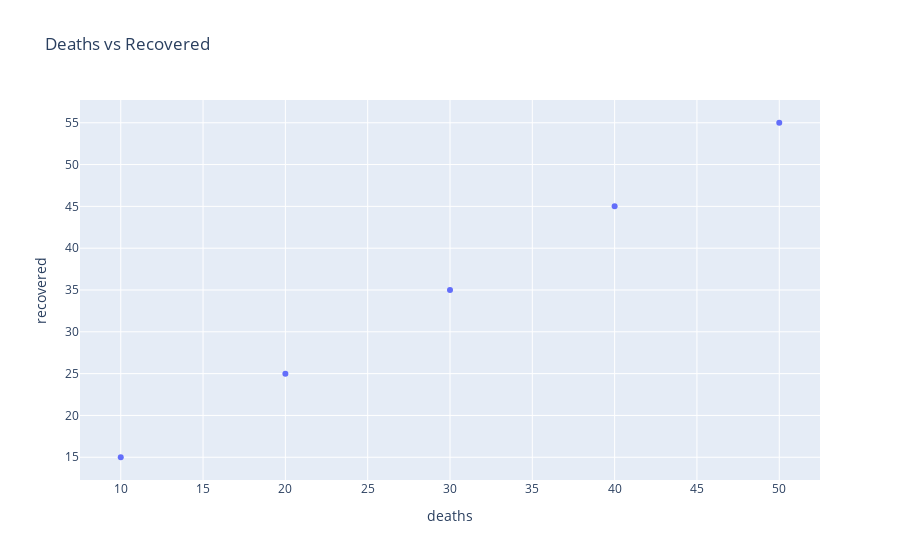

The notebook cell this image was saved under:
### Code cell
# Sample data as DataFrame
data = {
    "deaths": [10, 20, 30, 40, 50],
    "recovered": [15, 25, 35, 45, 55]
}
df = pd.DataFrame(data)

# Make scatter graph
fig = px.scatter(df, x="deaths", y="recovered", title="Deaths vs Recovered")
fig.show()

### Figure 1 — Plotly figure (JSON) as saved in the notebook; plotly's stock layout.template omitted (floating-point values rounded to 4 significant figures)
{"data": [{"hovertemplate": "deaths=%{x}<br>recovered=%{y}<extra></extra>", "legendgroup": "", "marker": {"color": "#636efa", "symbol": "circle"}, "mode": "markers", "name": "", "orientation": "v", "showlegend": false, "type": "scatter", "x": [10, 20, 30, 40, 50], "xaxis": "x", "y": [15, 25, 35, 45, 55], "yaxis": "y"}], "layout": {"legend": {"tracegroupgap": 0}, "title": {"text": "Deaths vs Recovered"}, "xaxis": {"anchor": "y", "domain": [0, 1], "title": {"text": "deaths"}}, "yaxis": {"anchor": "x", "domain": [0, 1], "title": {"text": "recovered"}}}}
